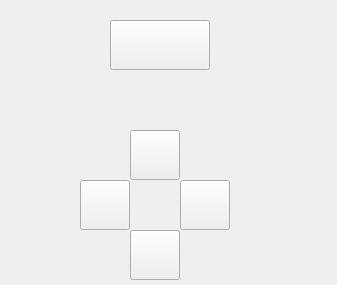
<?xml version="1.0" encoding="UTF-8"?>
<ui version="4.0">
 <class>Widget</class>
 <widget class="QWidget" name="Widget">
  <property name="geometry">
   <rect>
    <x>0</x>
    <y>0</y>
    <width>337</width>
    <height>285</height>
   </rect>
  </property>
  <property name="windowTitle">
   <string>Widget</string>
  </property>
  <widget class="QPushButton" name="pushButton_target">
   <property name="geometry">
    <rect>
     <x>110</x>
     <y>20</y>
     <width>100</width>
     <height>50</height>
    </rect>
   </property>
   <property name="text">
    <string/>
   </property>
  </widget>
  <widget class="QPushButton" name="pushButton_left">
   <property name="geometry">
    <rect>
     <x>80</x>
     <y>180</y>
     <width>50</width>
     <height>50</height>
    </rect>
   </property>
   <property name="text">
    <string/>
   </property>
  </widget>
  <widget class="QPushButton" name="pushButton_up">
   <property name="geometry">
    <rect>
     <x>130</x>
     <y>130</y>
     <width>50</width>
     <height>50</height>
    </rect>
   </property>
   <property name="text">
    <string/>
   </property>
  </widget>
  <widget class="QPushButton" name="pushButton_right">
   <property name="geometry">
    <rect>
     <x>180</x>
     <y>180</y>
     <width>50</width>
     <height>50</height>
    </rect>
   </property>
   <property name="text">
    <string/>
   </property>
  </widget>
  <widget class="QPushButton" name="pushButton_down">
   <property name="geometry">
    <rect>
     <x>130</x>
     <y>230</y>
     <width>50</width>
     <height>50</height>
    </rect>
   </property>
   <property name="text">
    <string/>
   </property>
  </widget>
 </widget>
 <resources/>
 <connections/>
</ui>
